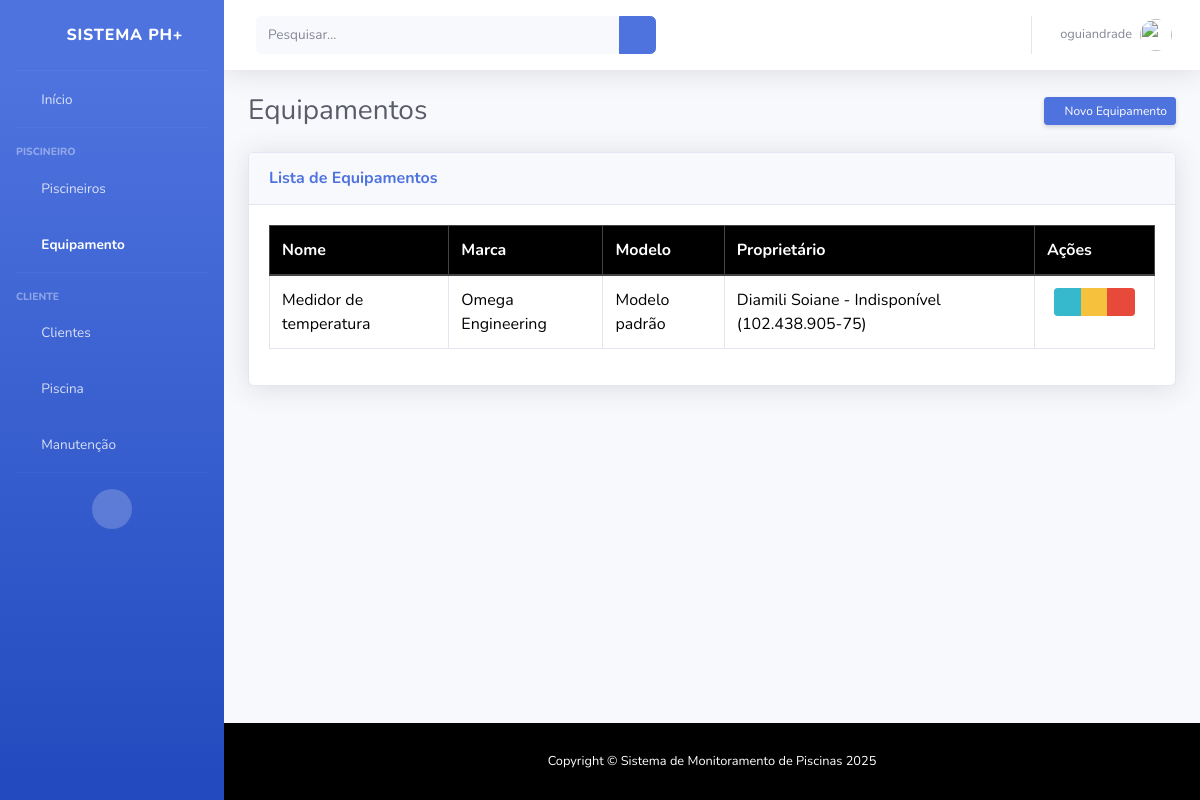
The app's page /equipamento/ (signed in) with its own data.
### equipamento/models.py (models this page shows, shortened)
class Equipamento(models.Model):
    nome = models.CharField(max_length=100)
    descricao = models.TextField()
    marca = models.CharField(max_length=50)
    modelo = models.CharField(max_length=50)
    proprietario = models.ForeignKey(Piscineiro, on_delete=models.CASCADE, related_name="equipamentos")

### piscineiro/models.py (models this page shows, shortened)
class Piscineiro(User):
    cpf_cnpj = models.CharField(max_length=20, unique=True, blank=True, null=True)
    telefone = models.CharField(max_length=20, blank=True, null=True)
    experiencia = models.TextField(blank=True, null=True)
    disponibilidade = models.BooleanField(default=False)
    class Meta:
        verbose_name = 'Piscineiro'
        verbose_name_plural = 'Piscineiros'
    def __str__(self):
        name = self.get_full_name() or self.username
        status = "Disponível" if self.disponibilidade else "Indisponível"
        cpf_display = self.cpf_cnpj if self.cpf_cnpj else "Sem CPF/CNPJ"
        return f"{name} - {status} ({cpf_display})"

### equipamento/views.py (the view)
# urls.py: path('', views.index, name="cliente_index"),
@login_required
def index(request):
    equipamentos = Equipamento.objects.all()
    can_edit = user_is_piscineiro(request.user) or user_is_admin(request.user)
    can_delete = user_is_piscineiro(request.user) or user_is_admin(request.user)
    can_add = user_is_piscineiro(request.user) or user_is_admin(request.user)
    return render(request, 'equipamento/index.html', {
        'equipamentos': equipamentos,
        'can_edit': can_edit,
        'can_delete': can_delete,
        'can_add': can_add
    })

### templates/equipamento/index.html (shortened to what this page needs)
{% extends 'base.html' %}
{% load static %}
{% block content %}
<div class="d-sm-flex align-items-center justify-content-between mb-4">
    <h1 class="h3 mb-0 text-gray-800">Equipamentos</h1>
    <a href="{% url 'equipamento_add' %}" class="d-none d-sm-inline-block btn btn-sm btn-primary shadow-sm">
        <i class="fas fa-plus fa-sm text-white-50"></i> Novo Equipamento
    </a>
</div>
<div class="card shadow mb-4">
    <div class="card-header py-3">
        <h6 class="m-0 font-weight-bold text-primary">Lista de Equipamentos</h6>
    </div>
    <div class="card-body">
        <div class="table-responsive">
            <table class="table table-bordered custom-table-header" id="dataTable" width="100%" cellspacing="0">
                <thead>
                    <tr>
                        <th>Nome</th>
                        <th>Marca</th>
                        <th>Modelo</th>
                        <th>Proprietário</th>
                        <th>Ações</th>
                    </tr>
                </thead>
                <tbody>
                    {% for equipamento in equipamentos %}
                    <tr>
                        <td>{{ equipamento.nome }}</td>
                        <td>{{ equipamento.marca }}</td>
                        <td>{{ equipamento.modelo }}</td>
                        <td>{{ equipamento.proprietario }}</td>
                        <td class="text-center">
                            <div class="btn-group" role="group">
                                <a href="{% url 'equipamento_detalhe' equipamento.id %}" class="btn btn-info btn-sm"
                                    title="Visualizar">
                                    <i class="fas fa-eye"></i>
                                </a>
                                <a href="{% url 'equipamento_edit' equipamento.id %}" class="btn btn-warning btn-sm"
                                    title="Editar">
                                    <i class="fas fa-edit"></i>
                                </a>
                                <a href="{% url 'equipamento_delete' equipamento.id %}" class="btn btn-danger btn-sm"
                                    title="Excluir">
                                    <i class="fas fa-trash"></i>
                                </a>
                            </div>
                        </td>
                    </tr>
                    {% endfor %}
                </tbody>
            </table>
        </div>
    </div>
</div>
{% endblock %}

### templates/topbar.html (shortened to what this page needs)
{% load static %}
<nav class="navbar navbar-expand navbar-light bg-white topbar mb-4 static-top shadow">
    <form class="d-none d-sm-inline-block form-inline mr-auto ml-md-3 my-2 my-md-0 mw-100 navbar-search">
        <div class="input-group">
            <input type="text" class="form-control bg-light border-0 small" placeholder="Pesquisar..."
                aria-label="Search" aria-describedby="basic-addon2">
            <div class="input-group-append">
                <button class="btn btn-primary" type="button">
                    <i class="fas fa-search fa-sm"></i>
                </button>
            </div>
        </div>
    </form>
    <ul class="navbar-nav ml-auto">
        <li class="nav-item dropdown no-arrow">
            <a class="nav-link dropdown-toggle" href="#" id="userDropdown" role="button" data-toggle="dropdown"
                aria-haspopup="true" aria-expanded="false">
                <span class="mr-2 d-none d-lg-inline text-gray-600 small">
                    {% if user.is_authenticated %}
                    {{ user.username }}
                    {% else %}
                    Guest
                    {% endif %}
                </span>
                <img class="img-profile rounded-circle" src="{% static 'sb-admin-2/img/undraw_profile.svg' %}">
            </a>
        </li>
    </ul>
</nav>

### templates/base.html (style rules this page uses)
html, body { height: 100%; }
body { display: flex; flex-direction: column; min-height: 100vh; }

### templates/equipamento/index.html (style rules this page uses)
#dataTable th:nth-child(5), #dataTable td:nth-child(5) { width: 120px; min-width: 120px; max-width: 120px; }
.btn-group-sm>.btn, .btn-sm { padding: 0.25rem 0.5rem; font-size: 0.75rem; }
table.custom-table-header thead tr { background-color: #000000 !important; }
table.custom-table-header thead th { background-color: #000000 !important; color: #ffffff !important; border-color: #444 !important; border-bottom: 2px solid #444 !important; }

### records on screen
Equipamento: nome "Medidor de temperatura", marca "Omega Engineering", modelo "Modelo padrão", proprietario "Diamili Soiane - Indisponível (102.438.905-75)"

### other values on screen
{{ user.username }} "oguiandrade"
